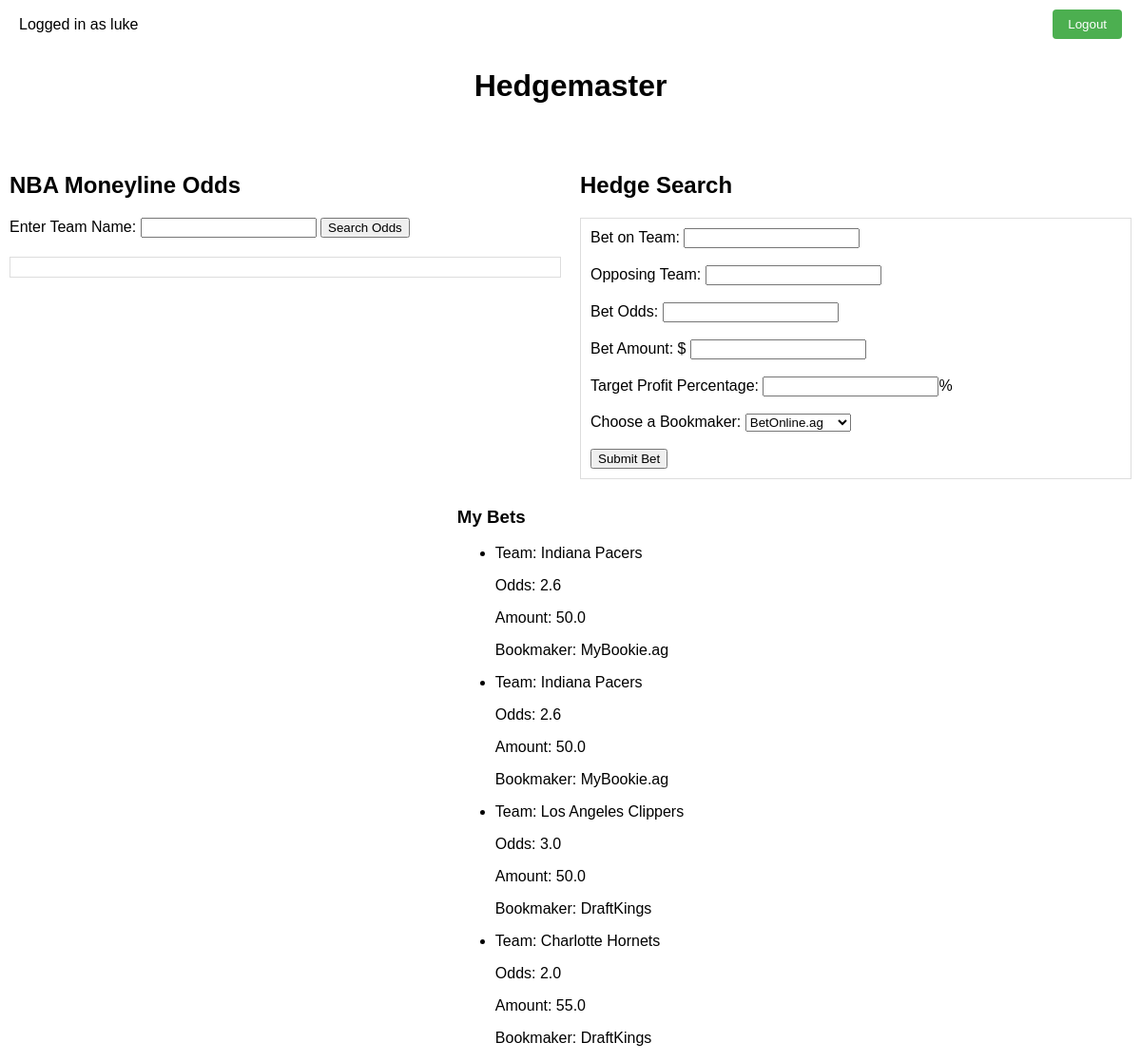
Screenshot of / (signed in) with the database file from the repository.
### src/hedge.py (models this page shows, shortened)
class User(UserMixin, db.Model):
    id = db.Column(db.Integer, primary_key=True)
    username = db.Column(db.String(100), unique=True)
    password = db.Column(db.String(100))

class Bet(db.Model):
    id = db.Column(db.Integer, primary_key=True)
    bet_team = db.Column(db.String(100), nullable=False)
    opp_team = db.Column(db.String(100), nullable=False)
    bet_odds = db.Column(db.Float, nullable=False)
    bet_amount = db.Column(db.Float, nullable=False)
    bookmaker = db.Column(db.String(100), nullable=False)
    target_arb_percent = db.Column(db.Float, nullable=False)
    commence_time = db.Column(db.DateTime, nullable=False)
    user_id = db.Column(db.Integer, db.ForeignKey('user.id'))
    hedges = db.relationship('Hedge', backref='bet', lazy=True)

### src/hedge.py (the view)
@app.route('/')
def index():
    if not current_user.is_authenticated:
        return redirect(url_for('login'))
    user_bets = Bet.query.filter_by(user_id=current_user.id).all() if current_user.is_authenticated else []
    return render_template('index.html', bets=user_bets)

### src/hedge.py (called while the page is built)
@login_manager.user_loader
def load_user(user_id):
    return User.query.get(int(user_id))

### src/templates/index.html (shortened to what this page needs)
<!DOCTYPE html>
<html lang="en">
<head>
</head>
<body>
    {% if current_user.is_authenticated %}
    <div class="top-banner">
        <div class="logged-in-info">
            <p>Logged in as {{ current_user.username }}</p>
        </div>
        <div class="logout-button">
            <form action="{{ url_for('logout') }}" method="post">
                <button type="submit">Logout</button>
            </form>
        </div>
    </div>
    {% endif %}
    <div class="header">
        <h1>Hedgemaster</h1>
    </div>
    <div class="main-content">
        <div class="container">
            <h2>NBA Moneyline Odds</h2>
            <form hx-post="/odds-search" hx-target="#odds-display">
                <label for="team-search">Enter Team Name:</label>
                <input type="text" id="team-search" name="team_search" required>
                <button type="submit">Search Odds</button>
            </form>
            <div id="odds-display" class="odds-display"></div>
        </div>
        <div class="container">
            <h2>Hedge Search</h2>
            <div class="user-input">
                <form hx-post="/hedge-search" hx-target="#hedge-search">
                    <label for="bet-team">Bet on Team:</label>
                    <input type="text" id="bet-team" name="bet_team" required><br><br>
                    <label for="opp-team">Opposing Team:</label>
                    <input type="text" id="opp-team" name="opp_team" required><br><br>
                    <label for="bet-odds">Bet Odds:</label>
                    <input type="text" id="bet-odds" name="bet_odds" required><br><br>
                    <label for="bet-amt">Bet Amount: $</label>
                    <input type="text" id="bet-amt" name="bet_amt" required><br><br>
                    <label for="target-arb-pecentage">Target Profit Percentage:</label>
                    <input type="text" id="target-arb-pecentage" name="target_arb_percent" required>%<br><br>
                    <label for="bookmaker">Choose a Bookmaker:</label>
                    <select id="bookmaker" name="bookmaker" required>
                        <option value="BetOnline.ag">BetOnline.ag</option>
                    </select><br><br>
                    <button type="submit">Submit Bet</button>
                </form>
            </div>
        </div>
    </div>
    <div>
        <h3>My Bets</h3>
        <ul>
            {% for bet in bets %}
            <li>
                <p>Team: {{ bet.bet_team }}</p>
                <p>Odds: {{ bet.bet_odds }}</p>
                <p>Amount: {{ bet.bet_amount }}</p>
                <p>Bookmaker: {{bet.bookmaker}}</p>
            </li>
            {% else %}
            <p>No bets placed yet.</p>
            {% endfor %}
        </ul>
    </div>
</body>
</html>

### src/templates/index.html (style rules this page uses)
.header { text-align: center; width: 100%; margin-bottom: 20px; }
body { font-family: Arial, sans-serif; margin: 0; padding: 0; display: flex; flex-direction: column; align-items: center; }
.main-content { display: flex; width: 100%; }
.container { flex: 1; padding: 10px; }
.odds-display, .user-input { border: 1px solid #ddd; padding: 10px; margin-top: 20px; }
.top-banner { display: flex; justify-content: space-between; align-items: center; background-color: #FFFFFF; padding: 10px; width: 100%; top: 0; left: 0; z-index: 1000; }
.logged-in-info p { margin: 0; padding-left: 20px; }
.logout-button { padding-right: 20px; }
.logout-button button { background-color: #4CAF50; color: white; padding: 8px 16px; border: none; border-radius: 4px; cursor: pointer; }

### rows the page displays
User: username "luke"
Bet: bet_team "Indiana Pacers", bet_odds "2.6", bet_amount "50.0", bookmaker "MyBookie.ag"
Bet: bet_team "Indiana Pacers", bet_odds "2.6", bet_amount "50.0", bookmaker "MyBookie.ag"
Bet: bet_team "Los Angeles Clippers", bet_odds "3.0", bet_amount "50.0", bookmaker "DraftKings"
Bet: bet_team "Charlotte Hornets", bet_odds "2.0", bet_amount "55.0", bookmaker "DraftKings"
